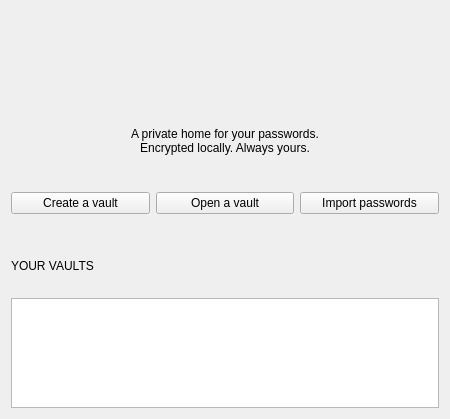
<?xml version="1.0" encoding="UTF-8"?>
<ui version="4.0">
 <class>WelcomeWidget</class>
 <widget class="QWidget" name="WelcomeWidget">
  <property name="geometry">
   <rect>
    <x>0</x>
    <y>0</y>
    <width>450</width>
    <height>419</height>
   </rect>
  </property>
  <property name="sizePolicy">
   <sizepolicy hsizetype="Fixed" vsizetype="Fixed">
    <horstretch>0</horstretch>
    <verstretch>0</verstretch>
   </sizepolicy>
  </property>
  <property name="minimumSize">
   <size>
    <width>450</width>
    <height>0</height>
   </size>
  </property>
  <layout class="QVBoxLayout" name="verticalLayout">
   <item>
    <layout class="QHBoxLayout" name="horizontalLayout">
     <item>
      <spacer name="horizontalSpacer">
       <property name="orientation">
        <enum>Qt::Horizontal</enum>
       </property>
       <property name="sizeHint" stdset="0">
        <size>
         <width>40</width>
         <height>20</height>
        </size>
       </property>
      </spacer>
     </item>
     <item>
      <layout class="QVBoxLayout" name="verticalLayout_2">
       <item>
        <widget class="QLabel" name="iconLabel">
         <property name="sizePolicy">
          <sizepolicy hsizetype="Fixed" vsizetype="Fixed">
           <horstretch>0</horstretch>
           <verstretch>0</verstretch>
          </sizepolicy>
         </property>
         <property name="alignment">
          <set>Qt::AlignRight|Qt::AlignTrailing|Qt::AlignVCenter</set>
         </property>
        </widget>
       </item>
      </layout>
     </item>
     <item>
      <spacer name="horizontalSpacer_2">
       <property name="orientation">
        <enum>Qt::Horizontal</enum>
       </property>
       <property name="sizeHint" stdset="0">
        <size>
         <width>40</width>
         <height>20</height>
        </size>
       </property>
      </spacer>
     </item>
    </layout>
   </item>
   <item>
    <spacer name="verticalSpacer_3">
     <property name="orientation">
      <enum>Qt::Vertical</enum>
     </property>
     <property name="sizeType">
      <enum>QSizePolicy::Fixed</enum>
     </property>
     <property name="sizeHint" stdset="0">
      <size>
       <width>20</width>
       <height>20</height>
      </size>
     </property>
    </spacer>
   </item>
   <item>
    <widget class="QLabel" name="welcomeLabel">
     <property name="alignment">
      <set>Qt::AlignCenter</set>
     </property>
    </widget>
   </item>
   <item>
    <widget class="QLabel" name="startLabel">
     <property name="text">
      <string>A private home for your passwords.
Encrypted locally. Always yours.</string>
     </property>
     <property name="alignment">
      <set>Qt::AlignCenter</set>
     </property>
    </widget>
   </item>
   <item>
    <spacer name="verticalSpacer">
     <property name="orientation">
      <enum>Qt::Vertical</enum>
     </property>
     <property name="sizeType">
      <enum>QSizePolicy::Fixed</enum>
     </property>
     <property name="sizeHint" stdset="0">
      <size>
       <width>20</width>
       <height>20</height>
      </size>
     </property>
    </spacer>
   </item>
   <item>
    <layout class="QHBoxLayout" name="horizontalLayout_2">
     <item>
      <widget class="QPushButton" name="buttonNewDatabase">
       <property name="text">
        <string>Create a vault</string>
       </property>
      </widget>
     </item>
     <item>
      <widget class="QPushButton" name="buttonOpenDatabase">
       <property name="text">
        <string>Open a vault</string>
       </property>
      </widget>
     </item>
     <item>
      <widget class="QPushButton" name="buttonImport">
       <property name="text">
        <string>Import passwords</string>
       </property>
      </widget>
     </item>
    </layout>
   </item>
   <item>
    <spacer name="verticalSpacer_2">
     <property name="orientation">
      <enum>Qt::Vertical</enum>
     </property>
     <property name="sizeType">
      <enum>QSizePolicy::Fixed</enum>
     </property>
     <property name="sizeHint" stdset="0">
      <size>
       <width>0</width>
       <height>20</height>
      </size>
     </property>
    </spacer>
   </item>
   <item>
    <widget class="QLabel" name="recentLabel">
     <property name="text">
      <string>YOUR VAULTS</string>
     </property>
    </widget>
   </item>
   <item>
    <widget class="QListWidget" name="recentListWidget">
     <property name="sizePolicy">
      <sizepolicy hsizetype="Expanding" vsizetype="Fixed">
       <horstretch>0</horstretch>
       <verstretch>0</verstretch>
      </sizepolicy>
     </property>
     <property name="minimumSize">
      <size>
       <width>0</width>
       <height>0</height>
      </size>
     </property>
     <property name="maximumSize">
      <size>
       <width>16777215</width>
       <height>110</height>
      </size>
     </property>
     <property name="accessibleName">
      <string>Open a recent database</string>
     </property>
    </widget>
   </item>
  </layout>
 </widget>
 <tabstops>
  <tabstop>buttonImport</tabstop>
  <tabstop>recentListWidget</tabstop>
 </tabstops>
 <resources/>
 <connections/>
</ui>
